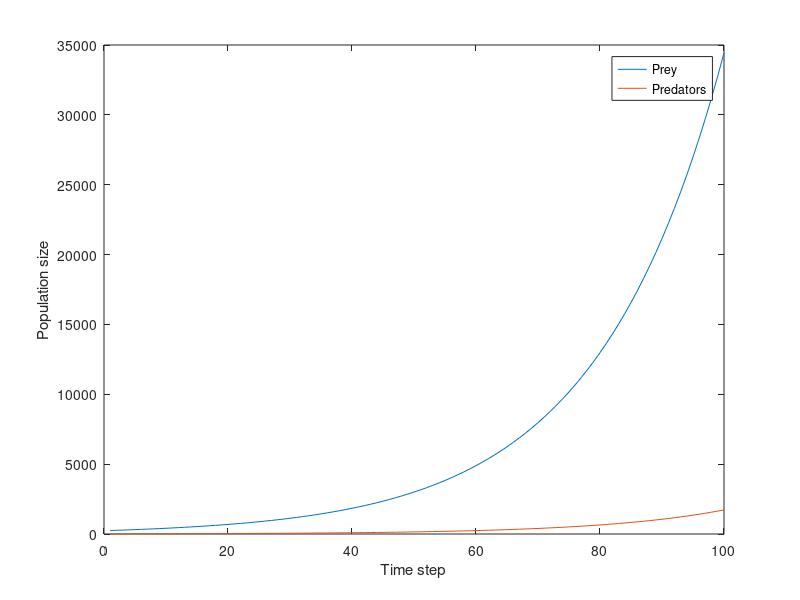

The MATLAB script that drew this image:
% A linear model for predator-prey dynamics.

% Set initial population.
% x0(1) - Prey
% x0(2) - Predators
x0 = [250; 10];
%x0 = [100; 5]; % A population that grows rapidly
%x0 = [100; 15]; % A population that goes extinct.
%x0 = [100; 10]; % A stable population (for the second matrix below)

% Set transformation matrix.
% The matrix has the form
%   [ alpha  beta  ]
%   [ delta  gamma ],
% where alpha is the growth rate for the prey, beta is the rate at
% which the predators reduce the prey polulation, delta is the growth
% of the predator population caused by the availability of prey,
% and gamma is the rate at which the predator population decreases
% naturally.
A = [1.1 -1; 0.0075 0.9]; % Only growth or extinction are possible.
%A = [1.1 -1; 0.0075 0.925]; % Stable populations exist.

% Set number of time steps.
n = 100;

% Compute polulation dynamics.
x = zeros(2, n);
x(:, 1) = x0;
for k = 2:n
    x(:, k) = A*x(:, k - 1);
end

% Plot results.
plot(x(1, :));
hold;
plot(x(2, :));
legend('Prey', 'Predators');
xlabel('Time step');
ylabel('Population size');
